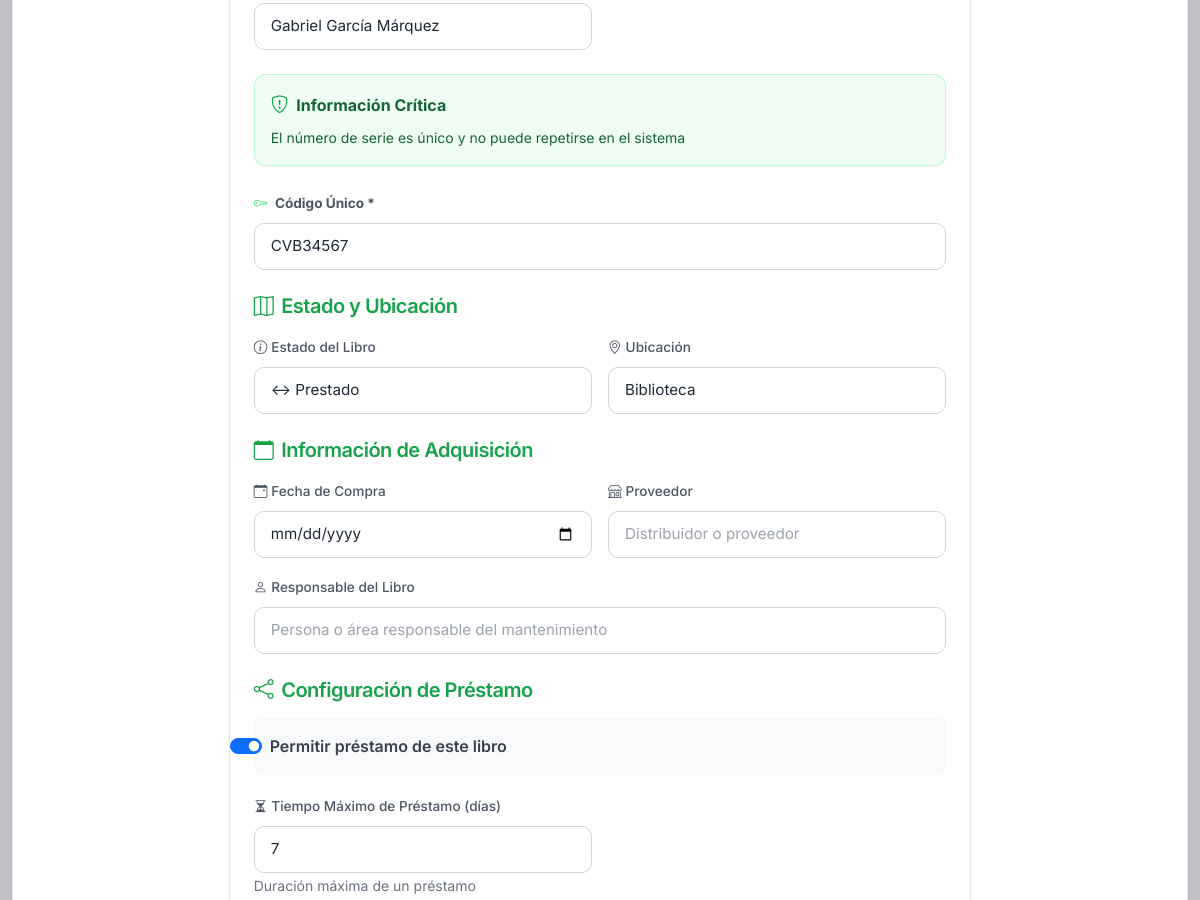
The app's page /libros/1/editar (signed in, middle part), older data.
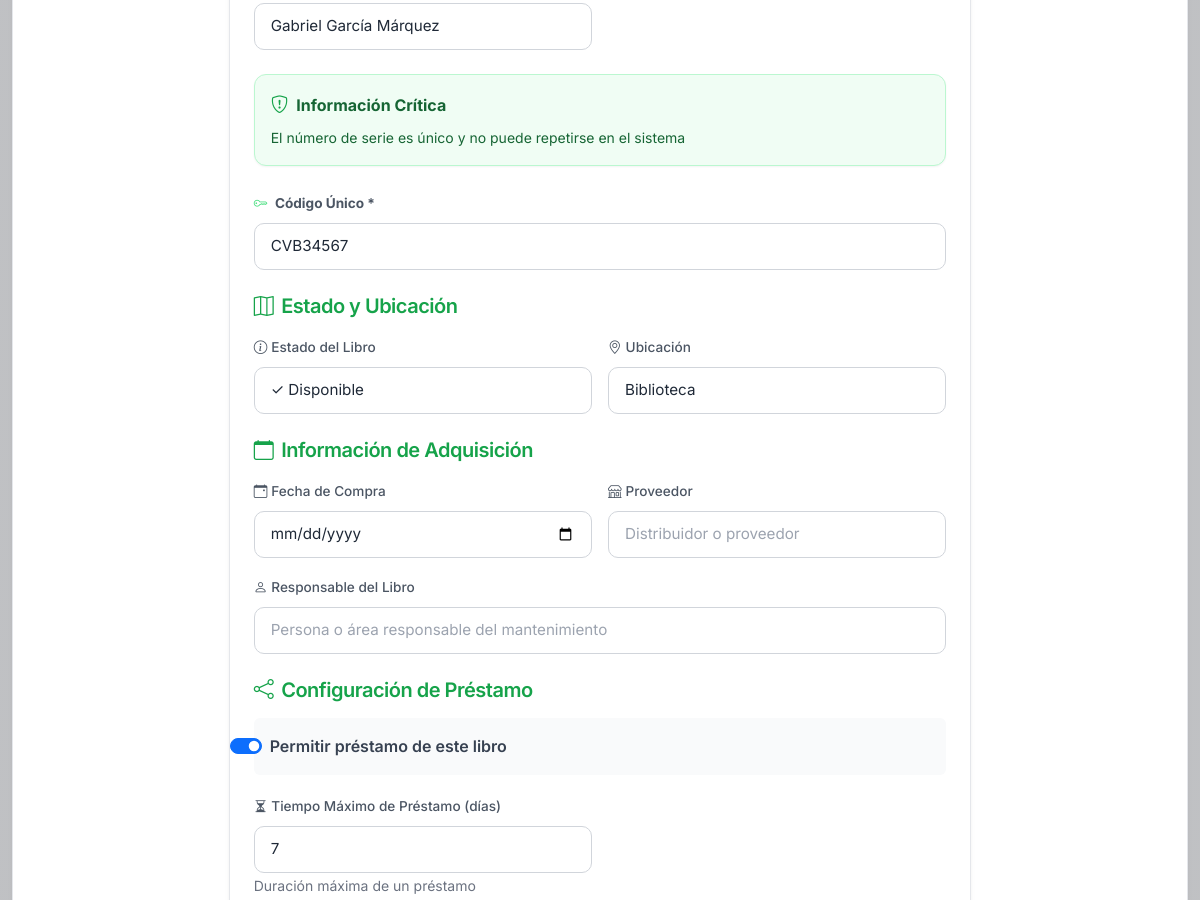
The same page, newer data.
### app/models/libros.py (models this page shows, shortened)
class Libro(db.Model):
    __tablename__ = 'libros'
    id_libro            = db.Column(db.Integer, primary_key=True)
    titulo              = db.Column(db.String(255), nullable=False)
    autor               = db.Column(db.String(150), nullable=False)
    genero              = db.Column(db.String(100), nullable=False)
    codigo_unico        = db.Column(db.String(100), unique=True, nullable=False)
    estado              = db.Column(db.Enum('disponible', 'prestado', 'mantenimiento', 'dañado'), default='disponible')
    ubicacion           = db.Column(db.String(150))
    fecha_registro      = db.Column(db.DateTime, default=lambda: datetime.now(timezone.utc))
    disponible_prestamo = db.Column(db.Boolean, default=True)
    tiempo_max_prestamo = db.Column(db.Integer, default=15)  # 15 dias por defecto
    descripcion         = db.Column(db.Text)

### app/routes/libros.py (the view, shortened to what this page needs)
@bp.route('/<int:id_libro>/editar', methods=['GET', 'POST'])
@login_required
@admin_required
def editar_libro(id_libro):
    libro = Libro.query.get_or_404(id_libro)
    return render_template('libros/form.html',
                           errors=[],
                           libro=libro,
                           accion='editar')

### app/models/usuarios.py (called while the page is built)
    @property
    def is_active(self):
        return self.estado == 'activo'

    def nombre_completo(self):
        return f'{self.nombres} {self.apellidos}'

### app/templates/libros/form.html (shortened to what the changed rows need)
{% extends "base.html" %}
{% block content %}
<div class="row justify-content-center">
  <div class="col-lg-8">
    <div class="card-sena">
      <div class="card-sena-body">
        <form method="POST">
          <div class="mb-4">
            <div class="row g-3">
              <div class="col-md-6">
                <input type="text" name="autor" id="autor" class="form-control"
                  value="{{ libro.autor if libro else '' }}" placeholder="">
              </div>
            </div>
          </div>
          <div class="row g-3 mb-4">
            <div class="col-12">
              <label for="codigo_unico" class="form-label">
                <i class="bi bi-key me-1" style="color: var(--sena-accent);"></i>
                <strong>Código Único *</strong>
              </label>
              <input type="text" name="codigo_unico" id="codigo_unico" class="form-control form-control-lg"
                value="{{ libro.codigo_unico if libro else '' }}" placeholder="ABC123456" required>
            </div>
          </div>
          <div class="mb-4">
            <div class="row g-3">
              <div class="col-md-6">
                <label for="estado" class="form-label">
                  <i class="bi bi-info-circle me-1"></i>Estado del Libro
                </label>
                <select name="estado" id="estado" class="form-select">
                  <option value="disponible" {% if libro and libro.estado=='disponible' %}selected{% elif not libro
                    %}selected{% endif %}>
                    ✓ Disponible
                  </option>
                  <option value="prestado" {% if libro and libro.estado=='prestado' %}selected{% endif %}>
                    ↔ Prestado
                  </option>
                </select>
              </div>
              <div class="col-md-6">
                <label for="ubicacion" class="form-label">
                  <i class="bi bi-geo-alt me-1"></i>Ubicación
                </label>
                <input type="text" name="ubicacion" id="ubicacion" class="form-control"
                  value="{{ libro.ubicacion if libro else '' }}" placeholder="Biblioteca, Almacén, Aula...">
              </div>
            </div>
          </div>
          <div class="mb-4">
            <div class="row g-3">
              <div class="col-12">
                <div class="form-check form-switch p-3"
                  style="background-color: var(--sena-light); border-radius: 0.375rem;">
                  <input class="form-check-input" type="checkbox" name="disponible_prestamo" id="disponible_prestamo" {%
                    if not libro or libro.disponible_prestamo %}checked{% endif %}>
                  <label class="form-check-label fw-semibold" for="disponible_prestamo">
                    Permitir préstamo de este libro
                  </label>
                </div>
              </div>
              <div class="col-md-6">
                <label for="tiempo_max_prestamo" class="form-label">
                  <i class="bi bi-hourglass-split me-1"></i>Tiempo Máximo de Préstamo (días)
                </label>
                <input type="number" name="tiempo_max_prestamo" id="tiempo_max_prestamo" class="form-control" min="1"
                  max="365" value="{{ libro.tiempo_max_prestamo if libro else '7' }}" placeholder="7">
                <small class="form-text text-muted">Duración máxima de un préstamo</small>
              </div>
            </div>
          </div>
        </form>
      </div>
    </div>
  </div>
</div>
{% endblock %}

Row changes from the older to the newer data that the page shows:
changed Libro "Gabriel García Márquez": estado "↔ Prestado" → "✓ Disponible"
